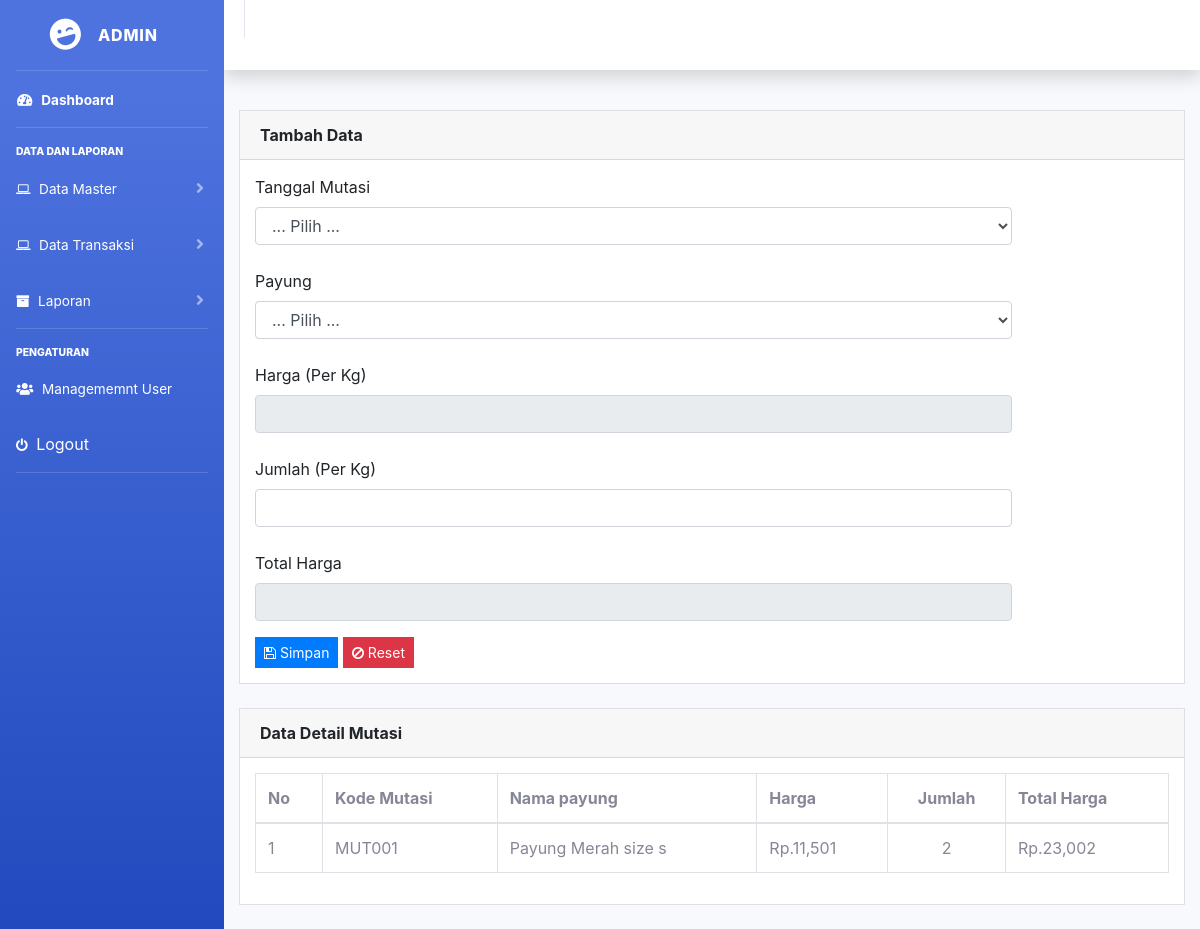
/detmutasi.php (signed in), run on the app's committed database.
### tables this page shows
CREATE TABLE IF NOT EXISTS `tb_detailmutasi` (
  `kode` int(11) NOT NULL AUTO_INCREMENT,
  `kd_mutasi` varchar(10) NOT NULL,
  `kd_payung` varchar(10) NOT NULL,
  `harga` double NOT NULL,
  `jumlah` int(11) NOT NULL,
  `Total` double NOT NULL,
  PRIMARY KEY (`kode`)
);

CREATE TABLE IF NOT EXISTS `tb_mutasi` (
  `kd_mutasi` varchar(10) NOT NULL,
  `Tanggal` date NOT NULL,
  PRIMARY KEY (`kd_mutasi`)
);

CREATE TABLE IF NOT EXISTS `tb_payung` (
  `kd_payung` varchar(10) NOT NULL,
  `Nama` varchar(50) NOT NULL,
  `id_kategori` varchar(10) NOT NULL,
  `Stok` int(11) NOT NULL,
  `Harga` double NOT NULL,
  PRIMARY KEY (`kd_payung`)
);

### detmutasi.php (the view, shortened to what this page needs)
<?php
include 'header.php';
?>
<div class="content mt-3">
	<div class="animated fadeIn">
		<div class="row">
			<div class="col-md-12">
				<div class="card">
					<div class="card-header">
						<strong>Tambah Data</strong>
					</div>
					<div class="card-body card-block">
						<form action="models/detmutasi/tambah.php" method="post">
							<div class="row">
								<div class="col-md-10">
								<div class="form-group"><label for="select" class=" form-control-label">Tanggal Mutasi</label>
									<select name="kd_mutasi" id="kd_mutasi" class="form-control">
										<option value="">... Pilih ...</option>
									</select>
									<br>
									<div class="form-group"><label for="select" class=" form-control-label">Payung</label>
										<select id="kd_payung" name="kd_payung" class="form-control" onchange="changeValueHarga(this.value)">
											<option disabled="" selected="">... Pilih ...</option>
										</select>
										<br>
										<label class=" form-control-label">Harga (Per Kg)</label>
										<input type="text" id="Harga" name="Harga" class="form-control" readonly="">
										<br>
										<label class=" form-control-label">Jumlah (Per Kg)</label>
										<input type="number" id="jumlah" name="jumlah" class="form-control">
										<br>
										<label class=" form-control-label">Total Harga</label>
										<input type="text" id="Total" name="Total" class="form-control" readonly="">
									</div>
								</div>
							</div>
							</div>
							<button type="submit" class="btn btn-primary btn-sm">
								<i class="fa fa-save"></i> Simpan
							</button>
							<button type="reset" class="btn btn-danger btn-sm">
								<i class="fa fa-ban"></i> Reset
							</button>
						</form>
					</div>
				</div>
			</div>
			<div class="col-md-12">
				<div class="card">
					<div class="card-header">
						<strong class="card-title">Data Detail Mutasi</strong>
					</div>
					<div class="card-body">
						<table id="dataTable" class="table table-bordered">
							<thead>
								<tr>
									<th>No</th>
									<th>Kode Mutasi</th>
									<th>Nama payung</th>
									<th>Harga</th>
									<th style="text-align: center;">Jumlah</th>
									<th>Total Harga</th>
								</tr>
								<?php
								include 'inc/koneksi.php';
								$no = 1;
								$sql = mysqli_query($koneksi, "SELECT tb_detailmutasi.kode, tb_mutasi.kd_mutasi, tb_payung.kd_payung, tb_payung.Harga, tb_detailmutasi.harga, tb_detailmutasi.jumlah, tb_detailmutasi.Total, tb_payung.Nama FROM tb_detailmutasi
									INNER JOIN tb_mutasi ON tb_detailmutasi.kd_mutasi = tb_mutasi.kd_mutasi
									INNER JOIN tb_payung ON tb_detailmutasi.kd_payung = tb_payung.kd_payung ORDER BY Kode DESC");
								while ($data = mysqli_fetch_array($sql)) {
									?>
								</thead>
								<tbody>
									<tr>
										<td><?= $no++; ?></td>
										<td><?= $data['kd_mutasi']; ?></td>
										<td><?= $data['Nama']; ?></td>
										<td>Rp.<?= number_format($data['Harga']); ?></td>
										<td style="text-align: center;"><?= $data['jumlah']; ?></td>
										<td>Rp.<?= number_format($data['Total']); ?></td>
									</tr>
									<?php
								}
								?>
							</tbody>
						</table>
					</div>
				</div>
			</div>
		</div>
	</div>
</div>
		<?php include 'footer.php'; ?>

### data on the page
tb_detailmutasi: kd_mutasi.kd_mutasi "MUT001", kd_payung.Nama "Payung Merah size s", kd_payung.Harga "11,501", jumlah "2", Total "23,002"
